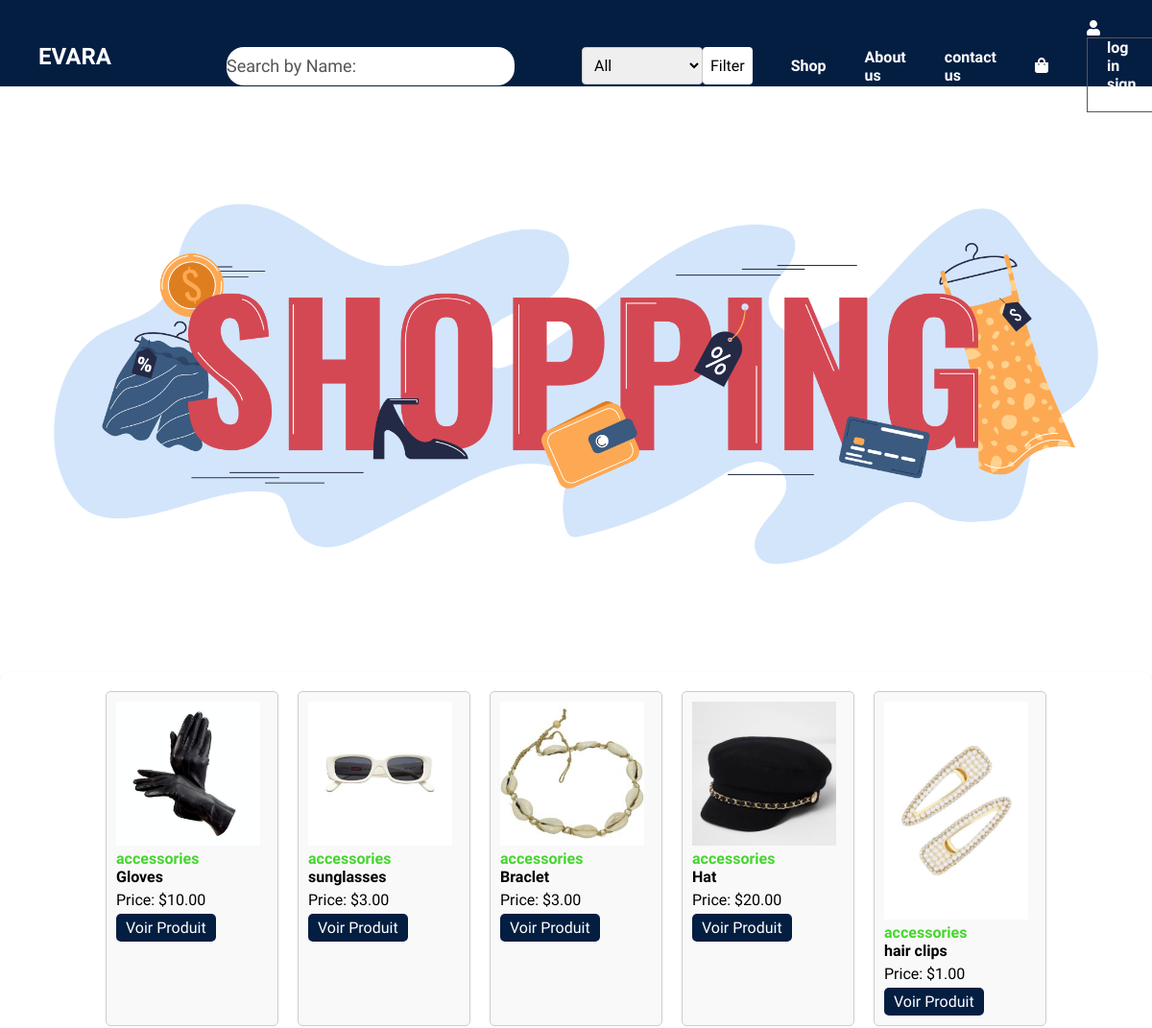
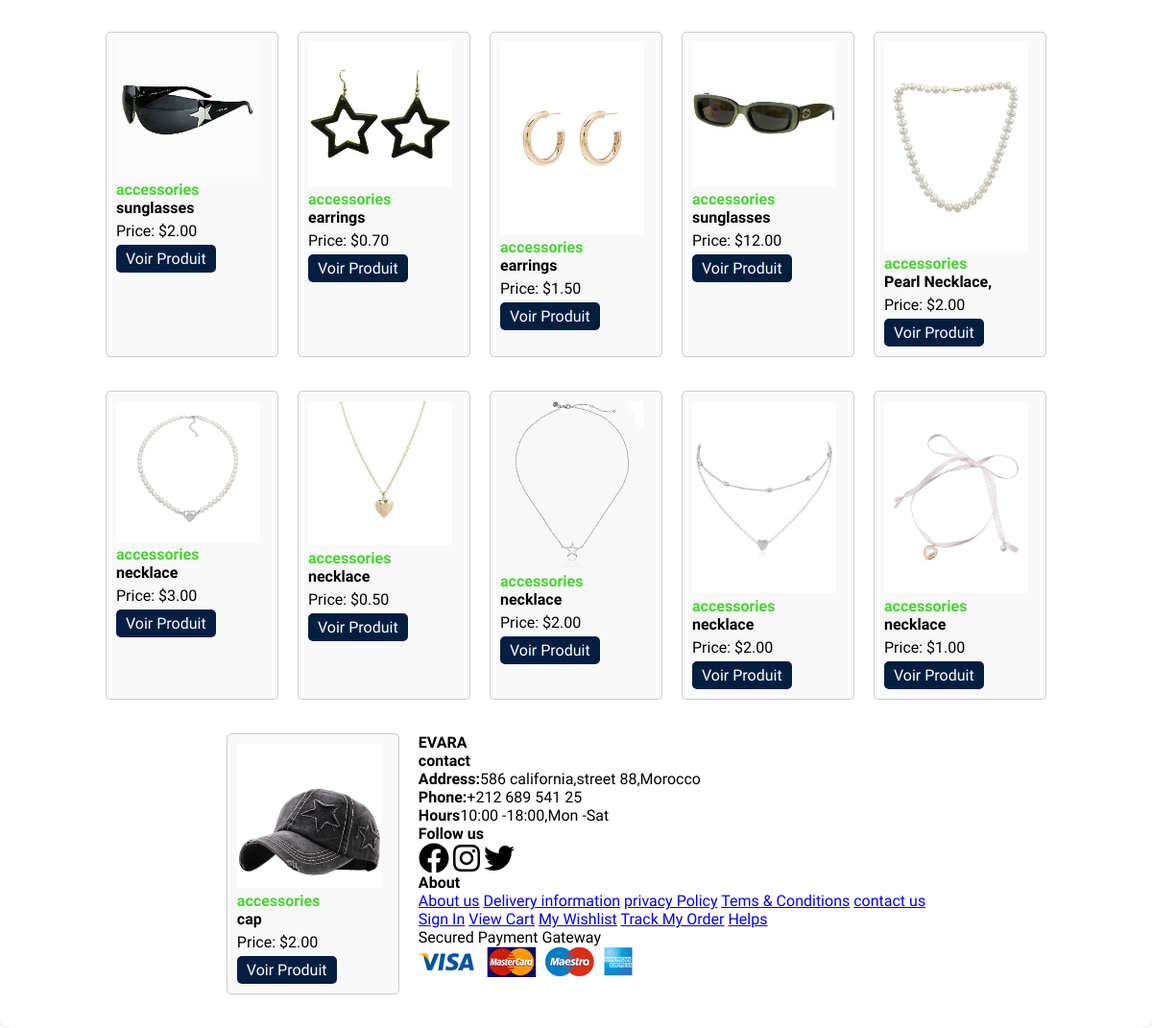
Screenshot of /shop.php?category=accessories with the database file from the repository (2 pictures, top to bottom).
### tables this page shows
CREATE TABLE `products` (
  `id` int(11) NOT NULL,
  `name` varchar(255) NOT NULL,
  `description` text DEFAULT NULL,
  `price` decimal(10,2) NOT NULL,
  `image_path` varchar(255) NOT NULL,
  `category` varchar(50) NOT NULL,
  `stock` int(11) NOT NULL
);

### shop.php (the view, shortened to what this page needs)
<?php
$servername = "127.0.0.1";
$username = "root";
$password = "";
$dbname = "ecommerce";
$conn = new mysqli($servername, $username, $password, $dbname);
$category = @$_GET["category"];
if ($category) {
  $query = "SELECT * FROM `products` WHERE category = ?";
  $stmt = $conn->prepare($query);
  $stmt->bind_param("s", $category);
} else {
  $query = "SELECT * FROM `products`";
  $stmt = $conn->prepare($query);
}
$stmt->execute();
$result = $stmt->get_result();
$products = [];
while ($row = $result->fetch_assoc()) {
  $products[] = $row;
}
$search_name = isset($_GET['search_name']) ? $_GET['search_name'] : '';
?>
<!DOCTYPE html>
<html lang="en">
<head>
  <link rel="stylesheet" href="shop.css">
</head>
<body>
  <section id="header">
    <div class="head">
      <ul class="navbar">
        <h2 id="logo"><a href="index.php">EVARA</a></h2>
        <li>
          <form action="" method="GET" class="form">
            <input type="text" name="search_name" class="search" placeholder="Search by Name:" value="<?php echo $search_name; ?>">
          </form>
        <li id='catego'>
          <div class="abc">
            <select name="category" id="category">
              <option value="all">All</option>
            </select>
            <button type="submit">Filter</button>
          </div>
        </li>
      </li>
<li><a href="shop.php">Shop</a></li>
        <li><a href="about.html">About us</a></li>
        <li><a href="contact.html">contact us</a></li>
        <li><a href="cart.html"><i class="fas fa-shopping-bag" style="color: white;"></i></a></li>
        <li><a href="profile.html"><i class="fas fa-user" style="color: #ffffff;"></i></a>
          <ul class="dropdown">
            <li><a href="login.php">log in</a></li>
            <li><a href="UserRegister.php">sign up</a></li>
          </ul>
        </li>
      </ul>
    </div>
  </section>
  <div id="hero">
    <img src="hero2.jpg" alt="">
  </div>
  <div class="container">
    <?php
    foreach ($products as $products) {
      echo '<div class="product">';
      echo '<td><img width="150" src="' . $products["image_path"] . '"/></td>';
      echo '<h3 class="cat">' . $products['category'] . '</h3>';
      echo '<h3>' . $products['name'] . '</h3>';
      echo '<p>Price: $' . $products['price'] . '</p>';
      echo '<a href="produit.php?id=' . $products['id'] . '">Voir Produit</a>';
      echo '</div>';
    }
    ?>
    <footer class="section-p1">
      <div class="col">
        <h4 id="lol">EVARA</h4>
        <h4>contact</h4>
        <p><strong>Address:</strong>586 california,street 88,Morocco</p>
        <p><strong>Phone:</strong>+212 689 541 25</p>
        <p><strong>Hours</strong>10:00 -18:00,Mon -Sat </p>
        <div class="follow">
          <h4>Follow us</h4>
          <div class="icon">
            <div class="icon">
              <a href="#"><i class="fab fa-facebook fa-2x" style="color: #000000;"></i></a>
              <a href="#"><i class="fab fa-instagram fa-2x" style="color: #000000;"></i></a>
              <a href="#"><i class="fab fa-twitter fa-2x" style="color: #000000;"></i></a>
            </div>
          </div>
        </div>
      </div>
      <div class="col">
        <h4>About</h4>
        <a href="#">About us</a>
        <a href="#">Delivery information</a>
        <a href="#">privacy Policy</a>
        <a href="#">Tems & Conditions</a>
        <a href="#">contact us</a>
      </div>
      <div class="col">
        <a href="#">Sign In</a>
        <a href="#">View Cart</a>
        <a href="#"> My Wishlist</a>
        <a href="#">Track My Order</a>
        <a href="#"> Helps</a>
      </div>
      <div class="pay">
        <p>Secured Payment Gateway</p>
        <img src="pay.png" alt="">
      </div>
  </div>
</body>
</html>

### shop.css (style rules this page uses)
* { margin: 0; padding: 0; box-sizing: border-box; font-family: "Spartan", sans-serif; }
#logo a { text-decoration: none; color: #ffff; font-family: "Handlee",sans-serif; margin-left: -40px; margin-right: 100px; }
#header { display: flex ; align-items: center; justify-content: space-between; padding: 20px 80px; background-color: #041e42; height: 90px; left: 0; flex-wrap: wrap; width: 100%; }
.navbar { display: flex; align-items:center ; justify-content: center; justify-content: space-around; }
.navbar li { list-style: none; padding: 0 20px; }
.navbar li a { text-decoration: none; font-size: 16px; font-weight: 600; color: white; }
.form input { display: flex; width: 300px; flex: 1; border-radius: 18px; height: 40px; width: 300px; margin-right: 30px; border: 0; outline: 0; font-size: 18px; }
::placeholder { color:#555; }
.dropdown { border: 1px solid #555; }
#category { padding: 8px; font-size: 16px; border: 1px solid #ccc; border-radius: 4px; }
.abc { display: flex; justify-content: space-between; }
button { padding: 8px; font-size: 16px; background-color: #fff; color: black; border: none; border-radius: 4px; cursor: pointer; }
#hero { display: flex; justify-content: center; align-items: center; height: 500px; margin-top: 60px; }
#hero img { max-width: 100%; max-height: 100%; }
.container { display: flex; justify-content:center; flex-wrap:wrap; grid-gap:20px; padding: 20px; background-color: #fff; border-radius: 10px; box-shadow: 0 2px 4px rgba(0, 0, 0, 0.1); margin-top: 50px; }
h2 { text-align: center; margin-bottom: 20px; }
.product { background-color:#F9F9F9; width: 180px; padding: 10px; border: 1px solid #ccc; border-radius: 5px; margin-bottom: 15px; }
.product h3 { font-size:16px; font-weight:700; margin: 0; }
.product p { margin: 5px 0; }
.product a { display: inline-block; padding: 5px 10px; background-color: #041e42; color: #fff; text-decoration: none; border-radius: 5px; }
.cat { color: #45D62E; }

### rows the page displays
products: image_path (picture), category "accessories", name "Gloves", price "10.00"
products: image_path (picture), category "accessories", name "sunglasses", price "3.00"
products: image_path (picture), category "accessories", name "Braclet", price "3.00"
products: image_path (picture), category "accessories", name "Hat", price "20.00"
products: image_path (picture), category "accessories", name "hair clips", price "1.00"
products: image_path (picture), category "accessories", name "sunglasses", price "2.00"
products: image_path (picture), category "accessories", name "earrings", price "0.70"
products: image_path (picture), category "accessories", name "earrings", price "1.50"
products: image_path (picture), category "accessories", name "sunglasses", price "12.00"
products: image_path (picture), category "accessories", name "Pearl Necklace,", price "2.00"
products: image_path (picture), category "accessories", name "necklace", price "3.00"
products: image_path (picture), category "accessories", name "necklace", price "0.50"
products: image_path (picture), category "accessories", name "necklace", price "2.00"
products: image_path (picture), category "accessories", name "necklace", price "2.00"
products: image_path (picture), category "accessories", name "necklace", price "1.00"
products: image_path (picture), category "accessories", name "cap", price "2.00"
